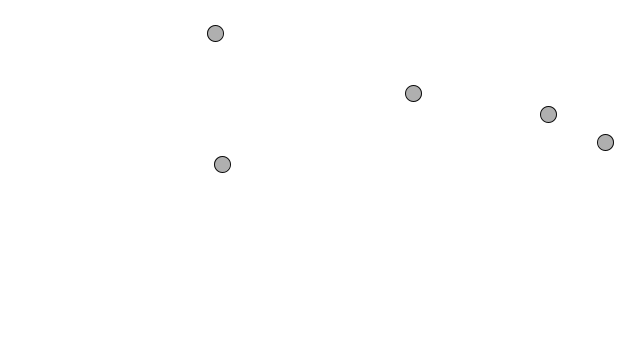
Frame 1 (no input)
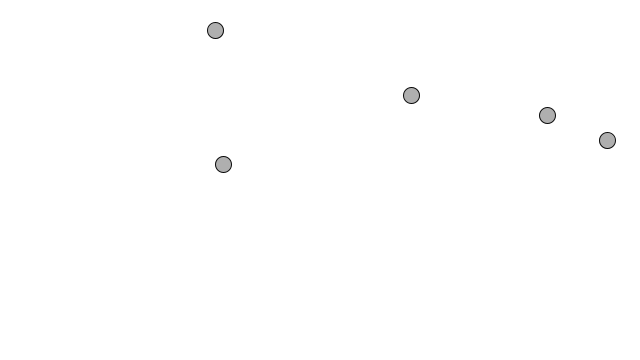
Frame 60 (the mouse pressed at the canvas centre just before this capture)
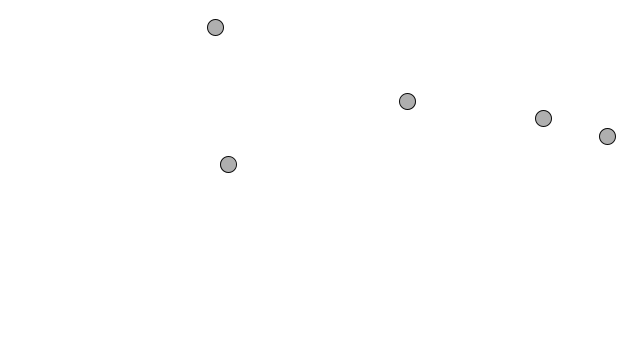
Frame 120 (the mouse held since frame 60 and released just before this capture)

The Processing sketch that drew these frames (run headless with seeded random() and noise(); from frame 60 on, the mouse is pressed at the canvas centre):

// Processing sketch: RandomAccelerationMoverSimulation
// ── RandomAccelerationMoverSimulation.pde
class Mover {
  PVector location;
  PVector velocity;
  PVector acceleration;
  
  
  void draw() {
    stroke(10);
    fill(175);
    ellipse(location.x, location.y, 16,16);
  }
  
  
  void checkEdges() {
    if(location.x > width) {
      location.x = 0;
    }
    else if(location.x < 0) {
      location.x = width;
    }
    if(location.y > height) {
      location.y = 0;
    } else if(location.y < 0) {
      location.y = height;
    }
  }
  
  
  void update() {
    acceleration.x = random(-0.01, 0.01);
    acceleration.y = random(-0.01, 0.01);
    velocity.add(acceleration);
    location.add(velocity);
    checkEdges();  
}
  
  Mover() {
    location = new PVector(random(width), random(height));
    velocity = new PVector(0,0);
    acceleration = new PVector(random(-0.01, 0.01), random(-0.01, 0.01));
  }
}

Mover[] locations;
void setup() {
  locations = new Mover[5];
  for(int i = 0; i < locations.length; i++) {
    locations[i] = new Mover();
  }
  size(640, 360);
  background(255);
}

void draw() {
  background(255, 1);
  for(int i = 0; i < locations.length; i++) {
    locations[i].update();
    locations[i].draw();
  }
}
